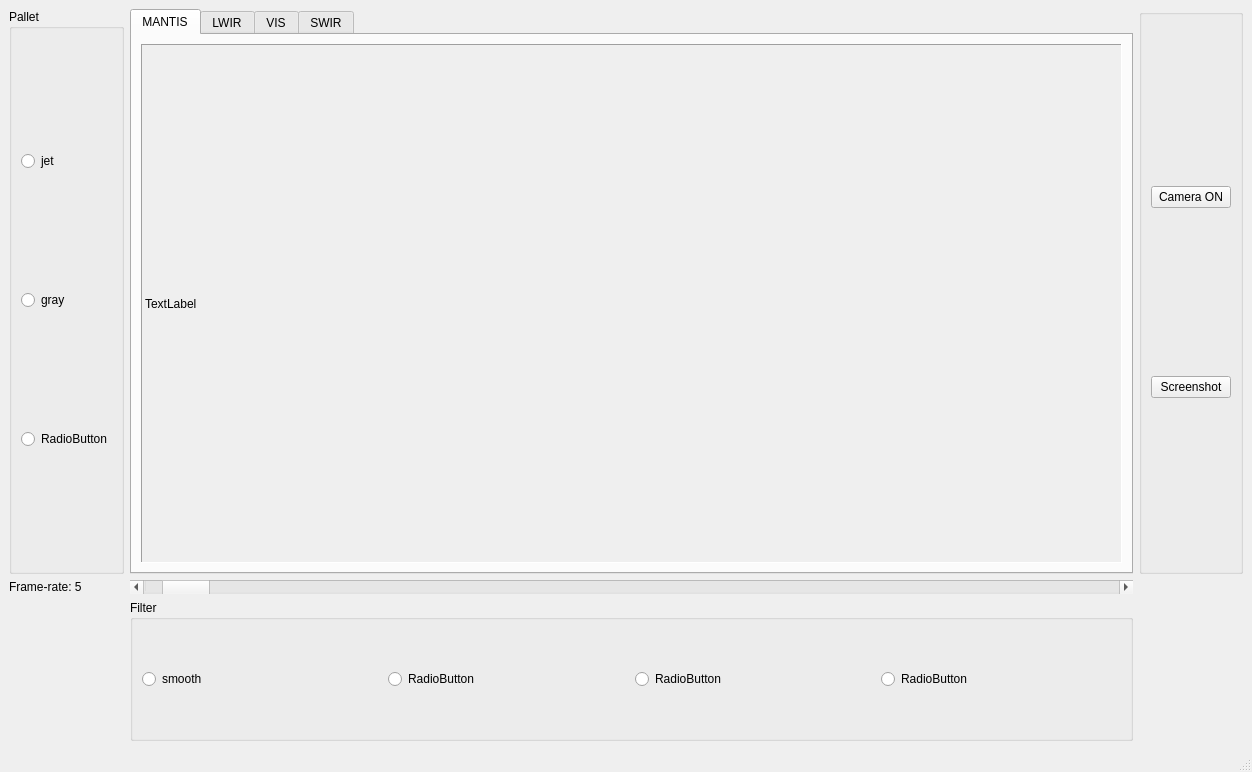
<?xml version="1.0" encoding="UTF-8"?>
<ui version="4.0">
 <class>MainWindow</class>
 <widget class="QMainWindow" name="MainWindow">
  <property name="geometry">
   <rect>
    <x>0</x>
    <y>0</y>
    <width>1252</width>
    <height>772</height>
   </rect>
  </property>
  <property name="windowTitle">
   <string>LightPath - Camera Viewer</string>
  </property>
  <widget class="QWidget" name="centralwidget">
   <layout class="QGridLayout" name="gridLayout" rowstretch="0,0,0,0,0,0">
    <item row="0" column="1" rowspan="4">
     <widget class="QTabWidget" name="tabWidget">
      <property name="currentIndex">
       <number>0</number>
      </property>
      <widget class="QWidget" name="tab_MAN">
       <attribute name="title">
        <string>MANTIS</string>
       </attribute>
       <layout class="QHBoxLayout" name="horizontalLayout_2">
        <item>
         <widget class="QLabel" name="lbl_MANTIS">
          <property name="layoutDirection">
           <enum>Qt::RightToLeft</enum>
          </property>
          <property name="autoFillBackground">
           <bool>true</bool>
          </property>
          <property name="frameShape">
           <enum>QFrame::Panel</enum>
          </property>
          <property name="frameShadow">
           <enum>QFrame::Sunken</enum>
          </property>
          <property name="text">
           <string>TextLabel</string>
          </property>
         </widget>
        </item>
       </layout>
      </widget>
      <widget class="QWidget" name="tab_LWR">
       <attribute name="title">
        <string>LWIR</string>
       </attribute>
       <layout class="QHBoxLayout" name="horizontalLayout_5">
        <item>
         <widget class="QLabel" name="lbl_LWIR">
          <property name="text">
           <string>TextLabel</string>
          </property>
         </widget>
        </item>
       </layout>
      </widget>
      <widget class="QWidget" name="tab_VIS">
       <attribute name="title">
        <string>VIS</string>
       </attribute>
       <layout class="QHBoxLayout" name="horizontalLayout_3">
        <item>
         <widget class="QLabel" name="lbl_VIS">
          <property name="text">
           <string>TextLabel</string>
          </property>
         </widget>
        </item>
       </layout>
      </widget>
      <widget class="QWidget" name="tab_SWR">
       <attribute name="title">
        <string>SWIR</string>
       </attribute>
       <layout class="QHBoxLayout" name="horizontalLayout_4">
        <item>
         <widget class="QLabel" name="lbl_SWIR">
          <property name="text">
           <string/>
          </property>
         </widget>
        </item>
       </layout>
      </widget>
     </widget>
    </item>
    <item row="0" column="2" rowspan="4">
     <widget class="QGroupBox" name="groupBox_3">
      <property name="title">
       <string/>
      </property>
      <layout class="QVBoxLayout" name="verticalLayout_2">
       <item>
        <widget class="QPushButton" name="btn_CMON">
         <property name="text">
          <string>Camera ON</string>
         </property>
         <property name="icon">
          <iconset theme="dialog-password">
           <normaloff>.</normaloff>.</iconset>
         </property>
        </widget>
       </item>
       <item>
        <widget class="QPushButton" name="btn_SCST">
         <property name="text">
          <string>Screenshot</string>
         </property>
        </widget>
       </item>
      </layout>
     </widget>
    </item>
    <item row="0" column="0" rowspan="4">
     <widget class="QGroupBox" name="groupBox">
      <property name="styleSheet">
       <string notr="true">font: bold 11pt &quot;Sans Serif&quot; ;
</string>
      </property>
      <property name="title">
       <string>Pallet</string>
      </property>
      <layout class="QVBoxLayout" name="verticalLayout">
       <item>
        <widget class="QRadioButton" name="rdbtn_jet">
         <property name="styleSheet">
          <string notr="true">font: 12pt &quot;Sans Serif&quot;;</string>
         </property>
         <property name="text">
          <string>jet</string>
         </property>
        </widget>
       </item>
       <item>
        <widget class="QRadioButton" name="rdbtn_gray">
         <property name="text">
          <string>gray</string>
         </property>
        </widget>
       </item>
       <item>
        <widget class="QRadioButton" name="radioButton_3">
         <property name="text">
          <string>RadioButton</string>
         </property>
        </widget>
       </item>
      </layout>
     </widget>
    </item>
    <item row="5" column="1">
     <widget class="QGroupBox" name="groupBox_2">
      <property name="title">
       <string>Filter</string>
      </property>
      <layout class="QHBoxLayout" name="horizontalLayout">
       <item>
        <widget class="QRadioButton" name="rdbtn_smooth">
         <property name="text">
          <string>smooth</string>
         </property>
        </widget>
       </item>
       <item>
        <widget class="QRadioButton" name="radioButton_5">
         <property name="text">
          <string>RadioButton</string>
         </property>
        </widget>
       </item>
       <item>
        <widget class="QRadioButton" name="radioButton_7">
         <property name="text">
          <string>RadioButton</string>
         </property>
        </widget>
       </item>
       <item>
        <widget class="QRadioButton" name="radioButton_6">
         <property name="text">
          <string>RadioButton</string>
         </property>
        </widget>
       </item>
      </layout>
     </widget>
    </item>
    <item row="4" column="1">
     <widget class="QScrollBar" name="hrScrl_timer">
      <property name="minimum">
       <number>1</number>
      </property>
      <property name="maximum">
       <number>200</number>
      </property>
      <property name="value">
       <number>5</number>
      </property>
      <property name="orientation">
       <enum>Qt::Horizontal</enum>
      </property>
     </widget>
    </item>
    <item row="4" column="0">
     <widget class="QLabel" name="lbl_frameRate">
      <property name="text">
       <string>Frame-rate: 5</string>
      </property>
     </widget>
    </item>
   </layout>
  </widget>
  <widget class="QMenuBar" name="menubar">
   <property name="geometry">
    <rect>
     <x>0</x>
     <y>0</y>
     <width>1252</width>
     <height>19</height>
    </rect>
   </property>
  </widget>
  <widget class="QStatusBar" name="statusbar"/>
  <action name="actionopen">
   <property name="text">
    <string>open</string>
   </property>
  </action>
  <action name="actionsave">
   <property name="text">
    <string>save</string>
   </property>
  </action>
 </widget>
 <resources/>
 <connections/>
</ui>
